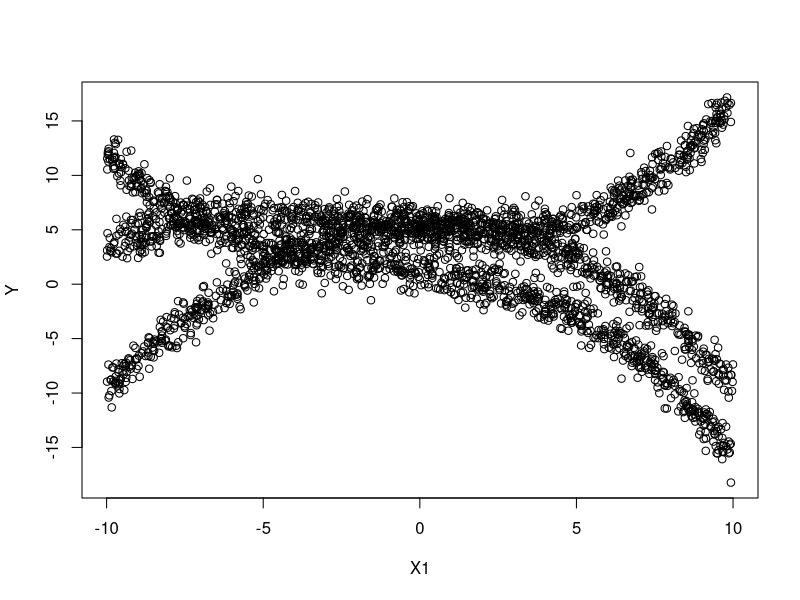

Here is the R script that generated this plot:
set.seed(151)

n <- 3000

X1 <- runif(n, -10, 10)
X2 <- sample(c('blue pill', 'red pill', 'mystery pill'), n, replace=TRUE)

blue <- ifelse(X2 == 'blue pill', 1, 0)
red <- ifelse(X2 == 'red pill', 1, 0)
green <- ifelse(X2 == 'green pill', 1, 0)
mystery <- ifelse(X2 == 'mystery pill', 1, 0)

beta0 <- 4
beta1 <- .2
beta2 <- .03
beta3 <- -.01

beta4 <- 1
beta5 <- -.5
beta6 <- .02
beta7 <- .02

beta8 <- 1.5
beta9 <- -.09
beta10 <- -.18
beta11 <- .009

beta12 <- -2
beta13 <- -.19
beta14 <- -.02
beta15 <- 0

beta16 <- -3
beta17 <- -.6
beta18 <- -.06
beta19 <- .0

sigma <- 1

Y <- 
     beta0 + beta1*X1 + beta2*X1^2 + beta3*X1^3 +
     beta4*blue + beta5*X1*blue + beta6*X1^2*blue + beta7*X1^3*blue +
     beta8*red + beta9*X1*red + beta10*X1^2*red + beta11*X1^3*red +
     # beta12*green + beta13*X1*green + beta14*X1^2*green + beta15*X1^3*green +
     beta16*mystery + beta17*X1*mystery + beta18*X1^2*mystery + beta19*X1^3*mystery +
  rnorm(n, 0, sigma)

myData <- data.frame(
            Y = Y
            ,
            X1 = X1
            ,
            X2 = X2
            ,
            X3 = rf(n, 3, 9)
            ,
            X4 = rf(n, 2, 5)
            ,
            X5 = sample(c(0,1), n, replace=TRUE)
            ,
            X6 = rf(n, 2, 5) + rt(n, 1)^2
            ,
            X7 = sample(c(0,1), n, replace=TRUE)
            ,
            X8 = runif(n, -20, 5)
            ,
            X9 = rpois(n, 3.2)
            ,
            X10 = rbinom(n, 30, .5)
          )

plot(Y ~ X1, data = myData)


# pairs(myData)

mylm <- lm(Y ~ X1 + X2 + X1:X2 + I(X1^2) + I(X1^3) + I(X1^2):X2 + I(X1^3):X2, data = myData)

summary(mylm)

b <- coef(mylm)

# curve(b[1] + b[2]*x + b[3]*x^2 + b[4]*x^3, add=TRUE, col=palette()[1], lwd=4)
